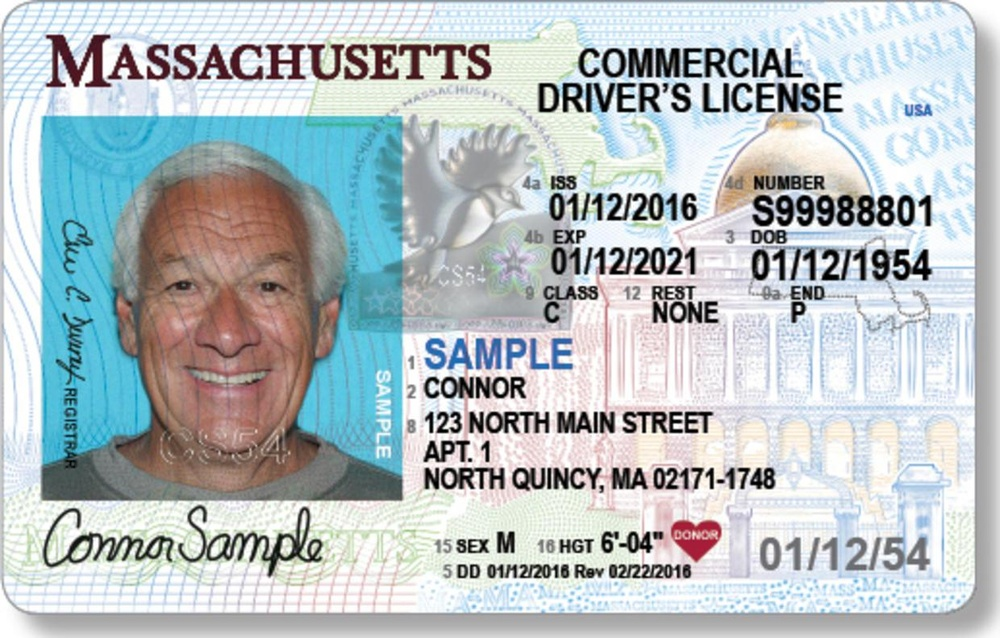
#> input picture images/1.jpg, 1000 x 638 px, shrunk from 1240 x 791 before the run
$ jupyter execute --allow-errors OCR.ipynb
#> lines starting #> are read from the running program, lines starting #| are printed output that depends on the picture; after the words box and inside, x2 and y2 are one past the last pixel; in counts of white or black regions, pixels touching at a corner belong together
[cell 1]
import cv2
import numpy as np
import pytesseract
from pytesseract import Output
from matplotlib import pyplot as plt
IMG_DIR = 'images/'

[cell 2]
# get grayscale image
def get_grayscale(image):
    return cv2.cvtColor(image, cv2.COLOR_BGR2GRAY)

# noise removal
def remove_noise(image):
    return cv2.medianBlur(image,5)

#thresholding
def thresholding(image):
    return cv2.threshold(image, 0, 255, cv2.THRESH_BINARY + cv2.THRESH_OTSU)[1]

#dilation
def dilate(image):
    kernel = np.ones((5,5),np.uint8)
    return cv2.dilate(image, kernel, iterations = 1)

#erosion
def erode(image):
    kernel = np.ones((5,5),np.uint8)
    return cv2.erode(image, kernel, iterations = 1)

#opening - erosion followed by dilation
def opening(image):
    kernel = np.ones((5,5),np.uint8)
    return cv2.morphologyEx(image, cv2.MORPH_OPEN, kernel)

#canny edge detection
def canny(image):
    return cv2.Canny(image, 100, 200)

#skew correction
def deskew(image):
    coords = np.column_stack(np.where(image > 0))
    angle = cv2.minAreaRect(coords)[-1]
    if angle < -45:
        angle = -(90 + angle)
    else:
        angle = -angle
    (h, w) = image.shape[:2]
    center = (w // 2, h // 2)
    M = cv2.getRotationMatrix2D(center, angle, 1.0)
    rotated = cv2.warpAffine(image, M, (w, h), flags=cv2.INTER_CUBIC, borderMode=cv2.BORDER_REPLICATE)
    return rotated

#template matching
def match_template(image, template):
    return cv2.matchTemplate(image, template, cv2.TM_CCOEFF_NORMED)

[cell 3]
# Plot original image

image = cv2.imread(IMG_DIR + '1.jpg')
#> image is the input picture: shape (638, 1000, 3); mean B, G, R 194.7, 191.9, 182.4
# {"xmin": 953, "ymin": 406, "xmax": 1071, "ymax": 459}
# roi = image[406:459,953:1071]
b,g,r = cv2.split(image)
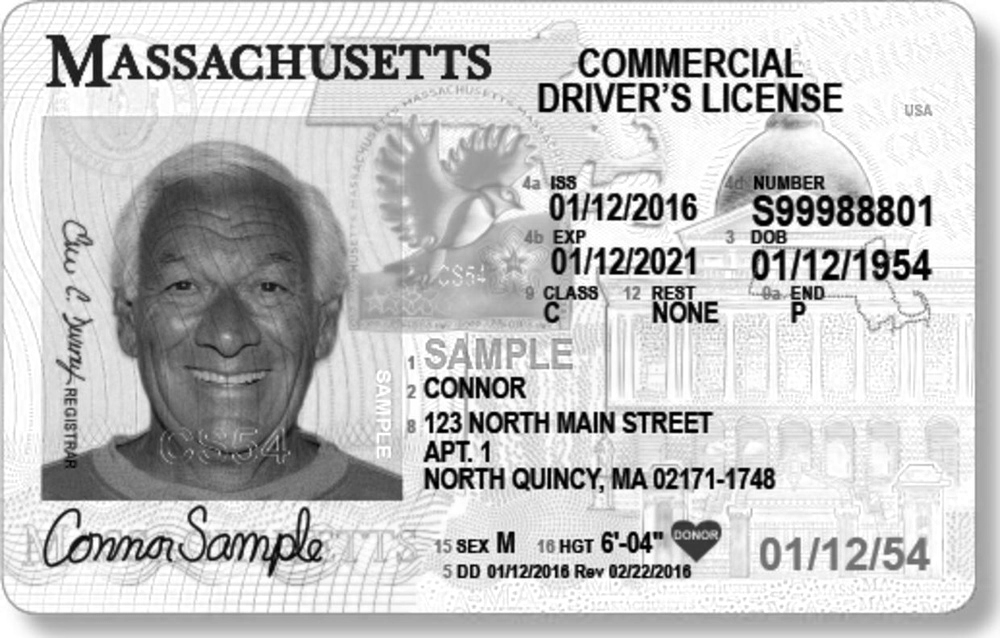
#> b: shape (638, 1000); min 0, max 255, mean 194.7
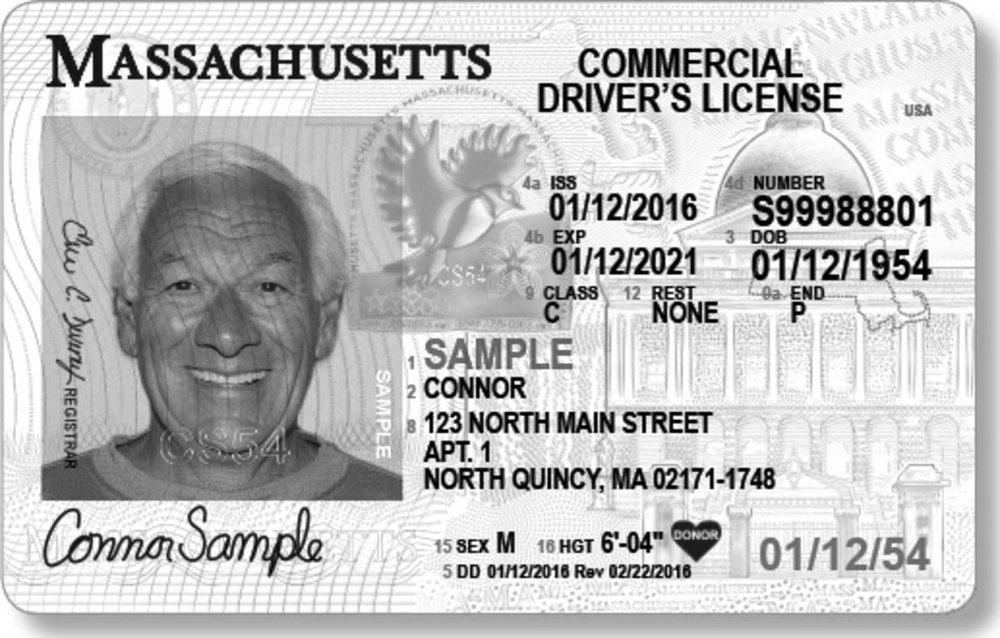
#> g: shape (638, 1000); min 0, max 255, mean 191.9
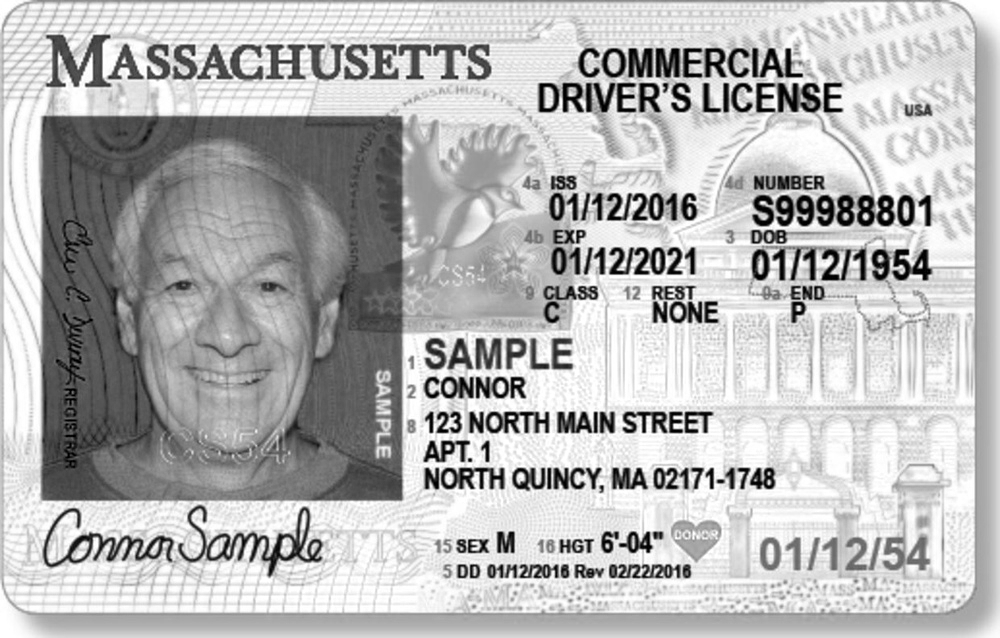
#> r: shape (638, 1000); min 0, max 255, mean 182.4
rgb_img = cv2.merge([r,g,b])
plt.imshow(rgb_img)
plt.title('IMAGE')
plt.show()

[cell 4]
# Preprocess image

gray = get_grayscale(rgb_img)
thresh = thresholding(gray)
#> in thresholding, `return cv2.threshold(image, 0, 255, cv2.THRESH_BINARY + cv2.THRESH_OTS..`:
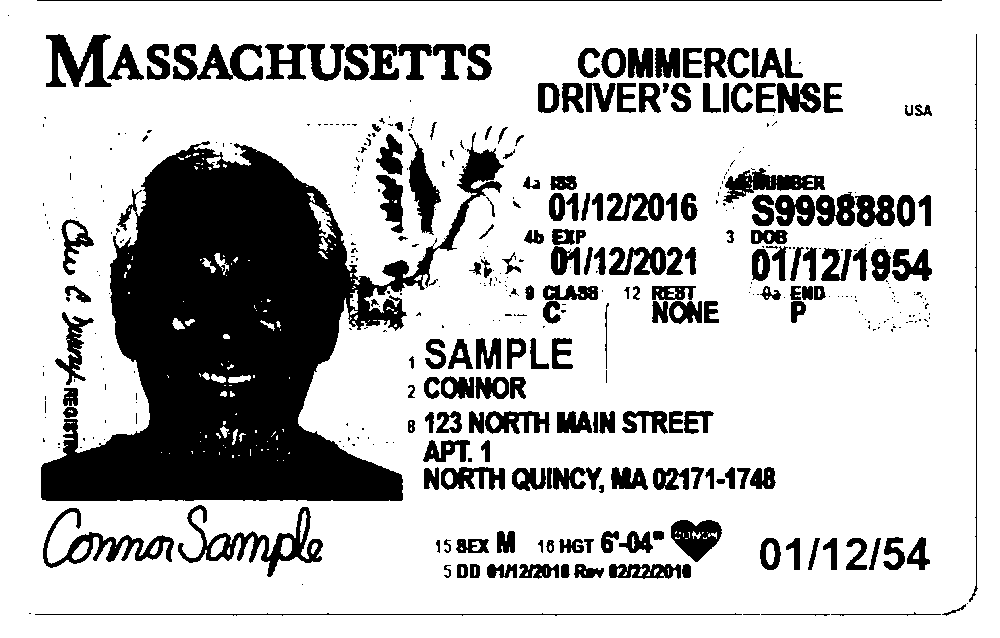
#> returned value: shape (638, 1000); 76.6% white; 436 black regions (247 under 20 px), largest, box (x1, y1, x2, y2) and area: (41, 132, 504, 501) 78381, (178, 505, 323, 577) 2592, (43, 508, 174, 568) 1921
opening = opening(gray)
#> in opening, `return cv2.morphologyEx(image, cv2.MORPH_OPEN, kernel)`:
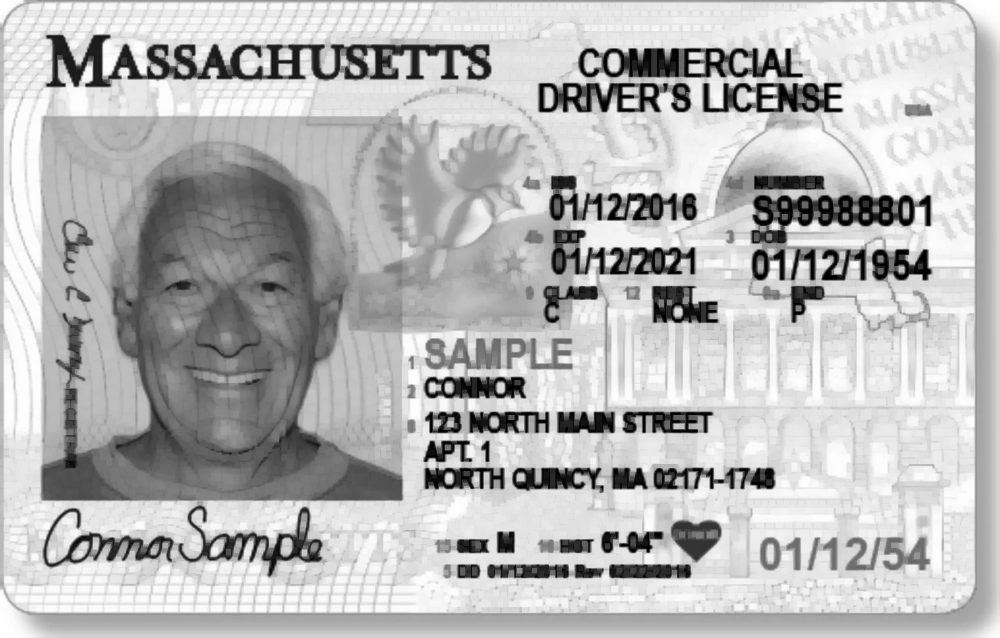
#> returned value: shape (638, 1000); min 0, max 255, mean 183.9
canny = canny(gray)
#> in canny, `return cv2.Canny(image, 100, 200)`:
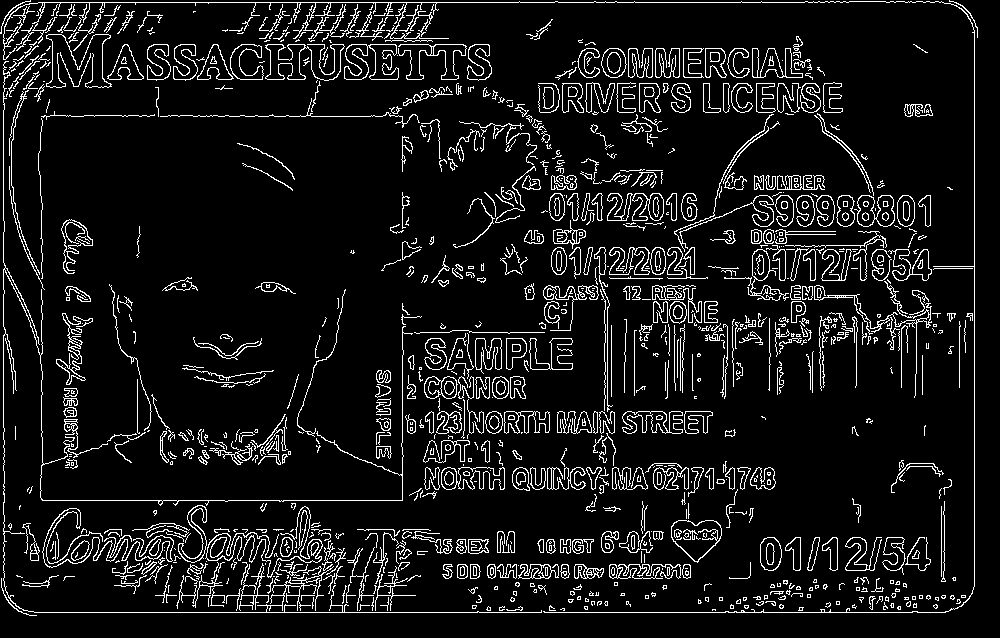
#> returned value: shape (638, 1000); 8.6% white in thin lines or dots
images = {'gray': gray,
          'thresh': thresh,
          'opening': opening,
          'canny': canny}

[cell 5]
# Plot images after preprocessing

fig = plt.figure(figsize=(13,13))
ax = []

rows = 2
columns = 2
keys = list(images.keys())
#> keys = ['gray', 'thresh', 'opening', 'canny']
for i in range(rows*columns):
    ax.append( fig.add_subplot(rows, columns, i+1) )
    ax[-1].set_title('img - ' + keys[i])
    plt.imshow(images[keys[i]], cmap='gray')
#> after the loop, ax = 4 items

[cell 6]
# Get OCR output using Pytesseract

custom_config = r'--oem 1 --psm 6'
print('-----------------------------------------')
print('TESSERACT OUTPUT --> ORIGINAL IMAGE')
print('-----------------------------------------')
print(pytesseract.image_to_string(image, config=custom_config))
#> (this line was passed over: pytesseract is not available in this run)
print('\n-----------------------------------------')
print('TESSERACT OUTPUT --> THRESHOLDED IMAGE')
print('-----------------------------------------')
print(pytesseract.image_to_string(gray, config=custom_config))
#> (this line was passed over: pytesseract is not available in this run)
print('\n-----------------------------------------')
print('TESSERACT OUTPUT --> OPENED IMAGE')
# print('-----------------------------------------')
print(pytesseract.image_to_string(thresh, config=custom_config))
#> (this line was passed over: pytesseract is not available in this run)
# print('\n-----------------------------------------')
# print('TESSERACT OUTPUT --> CANNY EDGE IMAGE')
# print('-----------------------------------------')
print(pytesseract.image_to_string(opening, config=custom_config))
#> (this line was passed over: pytesseract is not available in this run)

[cell 7]
image = cv2.imread(IMG_DIR + '1.jpg')
h, w, c = image.shape
#> h = 638; w = 1000; c = 3
#> (the rest of this cell did not finish here and is left out)

$ run again, with images/0.jpg copied over images/1.jpg
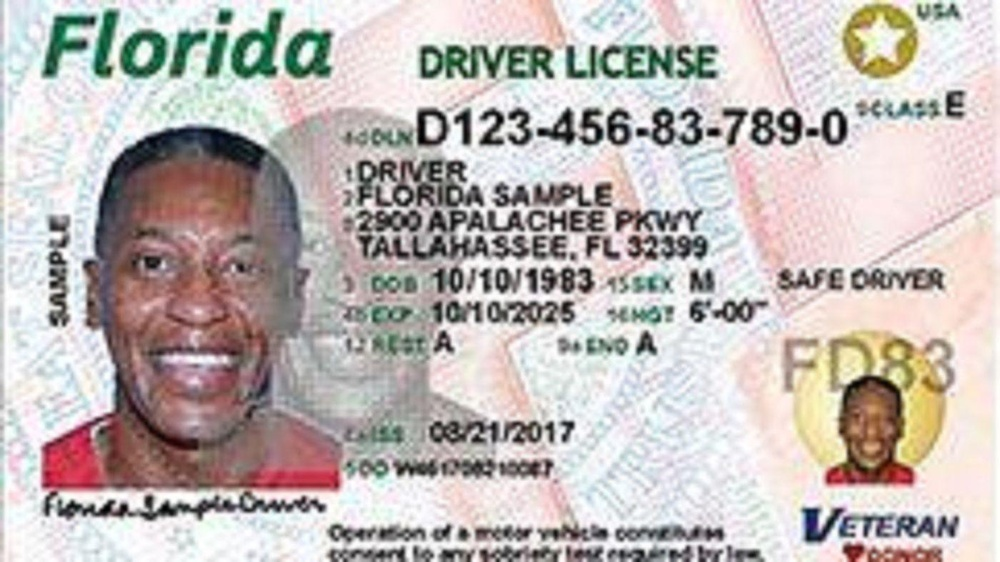
#> input picture images/0.jpg, 1000 x 562 px, shrunk from 1400 x 787 before the run
#> image is the input picture: shape (562, 1000, 3); mean B, G, R 181.9, 184.7, 192.7
#> in thresholding, `return cv2.threshold(image, 0, 255, cv2.THRESH_BINARY + cv2.THRESH_OTS..`:
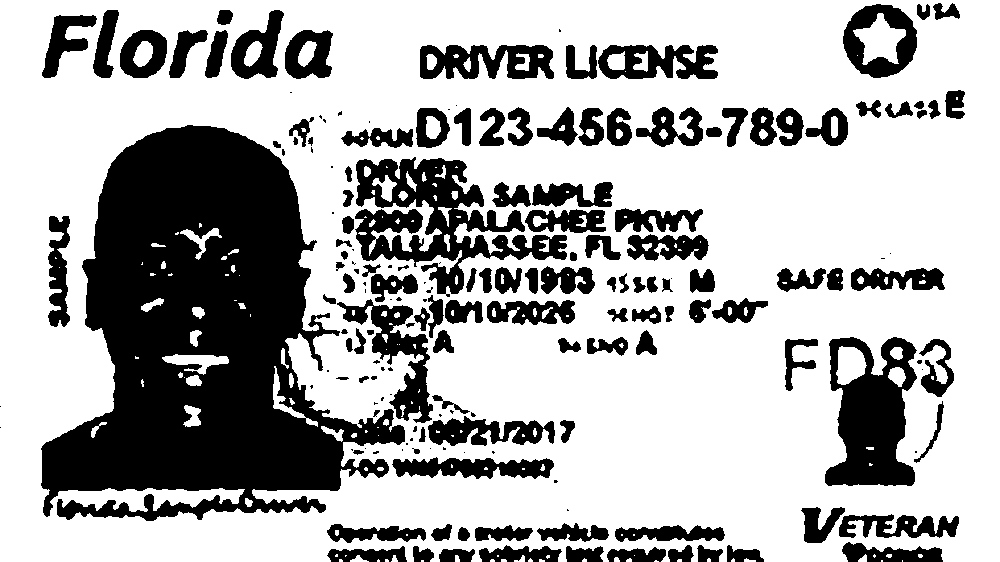
#> returned value: shape (562, 1000); 69% white; 181 black regions (56 under 20 px), largest, box (x1, y1, x2, y2) and area: (41, 125, 405, 521) 79469, (355, 157, 567, 297) 11477, (825, 337, 917, 486) 8766
#> in canny, `return cv2.Canny(image, 100, 200)`:
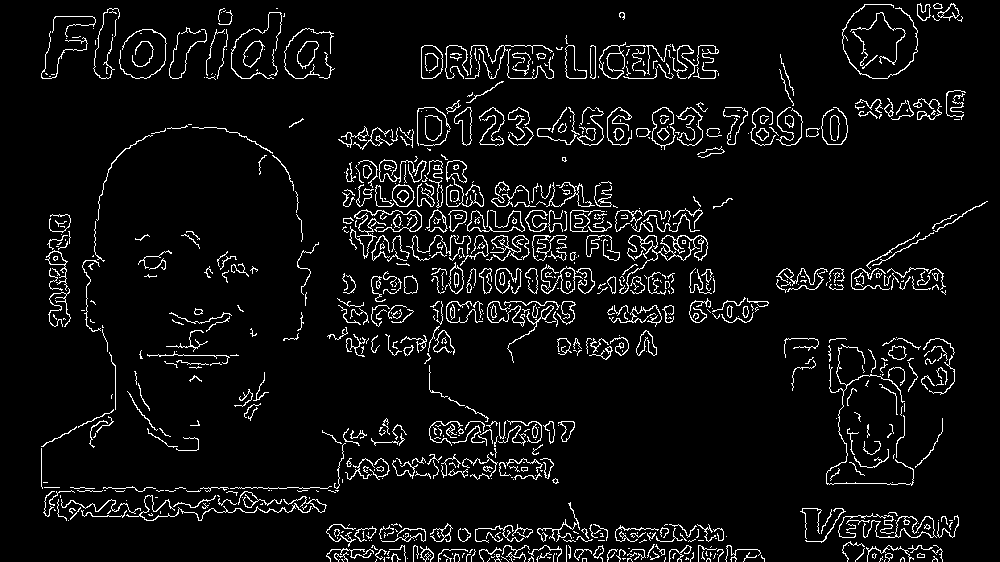
#> returned value: shape (562, 1000); 5.9% white in thin lines or dots
#> keys = ['gray', 'thresh', 'opening', 'canny']
#> after the loop `for i in range(rows*columns):`: ax = 4 items
